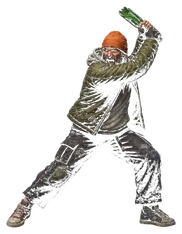
#> input picture dist/images/player-special.webp, 182 x 234 px, shrunk from 280 x 360 before the run, found by its file name
$ python _alpha_check.py
#> lines starting #> are read from the running program, lines starting #| are printed output that depends on the picture
from PIL import Image
for n in ['player-special.webp','player-hurt.webp','enemy-special.webp','enemy-hurt.webp','player-idle.webp']:
  im=Image.open('/workspace/bomzh-kombat-v2/public/images/'+n)
#> im is the input picture: PIL image 182x234 RGBA; mean R, G, B, A 28.4, 26.3, 22.6, 46.2
  a=im.split()[3]
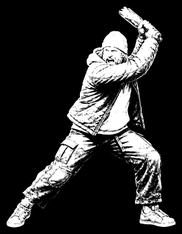
#> a: PIL image 182x234 L; min 0, max 255, mean 46.2
  extrema=a.getextrema()
#> extrema = (0, 255)
  nz=sum(1 for p in a.getdata() if p==0)
#> nz = 29887
  print(n, im.size, 'alpha_range', extrema, 'transparent_px', nz)
#| player-special.webp (182, 234) alpha_range (0, 255) transparent_px 29887
#> pass 2 of the loop `for n in ['player-special.webp','player-hurt.webp','enemy-special.webp..`:
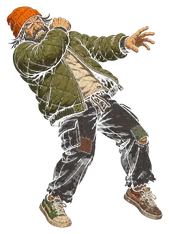
#> input picture dist/images/player-hurt.webp, 169 x 234 px, shrunk from 259 x 360 before the run, found by its file name
#> im is the input picture: PIL image 169x234 RGBA; mean R, G, B, A 47.5, 40.5, 29.3, 82.4
#> `a=im.split()[3]`:
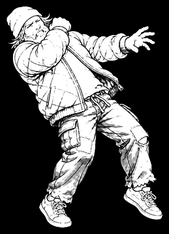
#> a: PIL image 169x234 L; min 0, max 255, mean 82.4
#> nz = 21945
#| player-hurt.webp (169, 234) alpha_range (0, 255) transparent_px 21945
#> pass 3 of the loop `for n in ['player-special.webp','player-hurt.webp','enemy-special.webp..`:
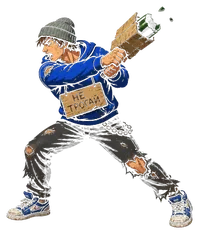
#> input picture dist/images/enemy-special.webp, 199 x 234 px, shrunk from 305 x 360 before the run, found by its file name
#> im is the input picture: PIL image 199x234 RGBA; mean R, G, B, A 31.6, 30.3, 31.4, 55.6
#> `a=im.split()[3]`:
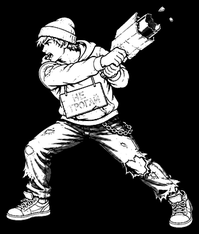
#> a: PIL image 199x234 L; min 0, max 255, mean 55.6
#> nz = 31057
#| enemy-special.webp (199, 234) alpha_range (0, 255) transparent_px 31057
#> the loop made 5 passes; the first 3 are shown
